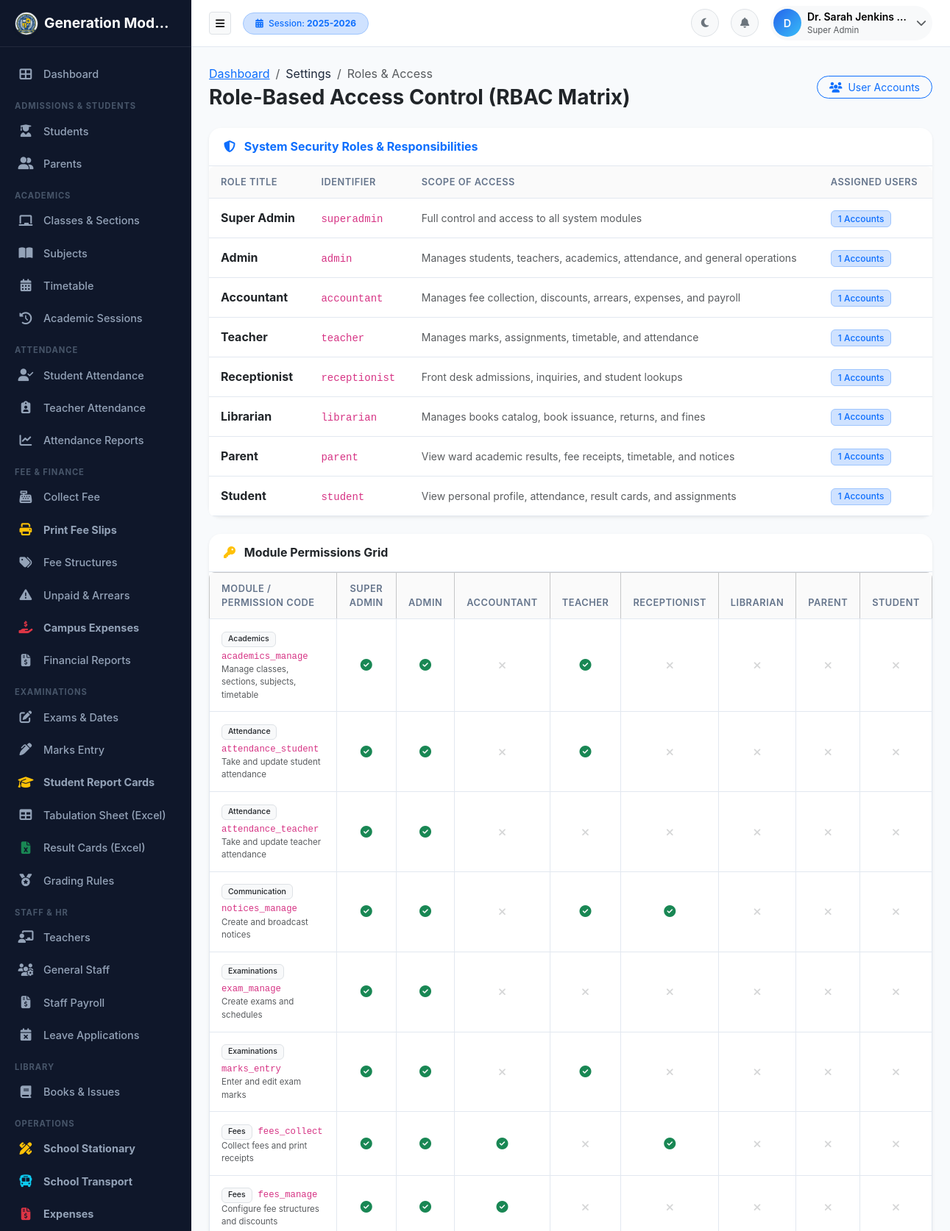
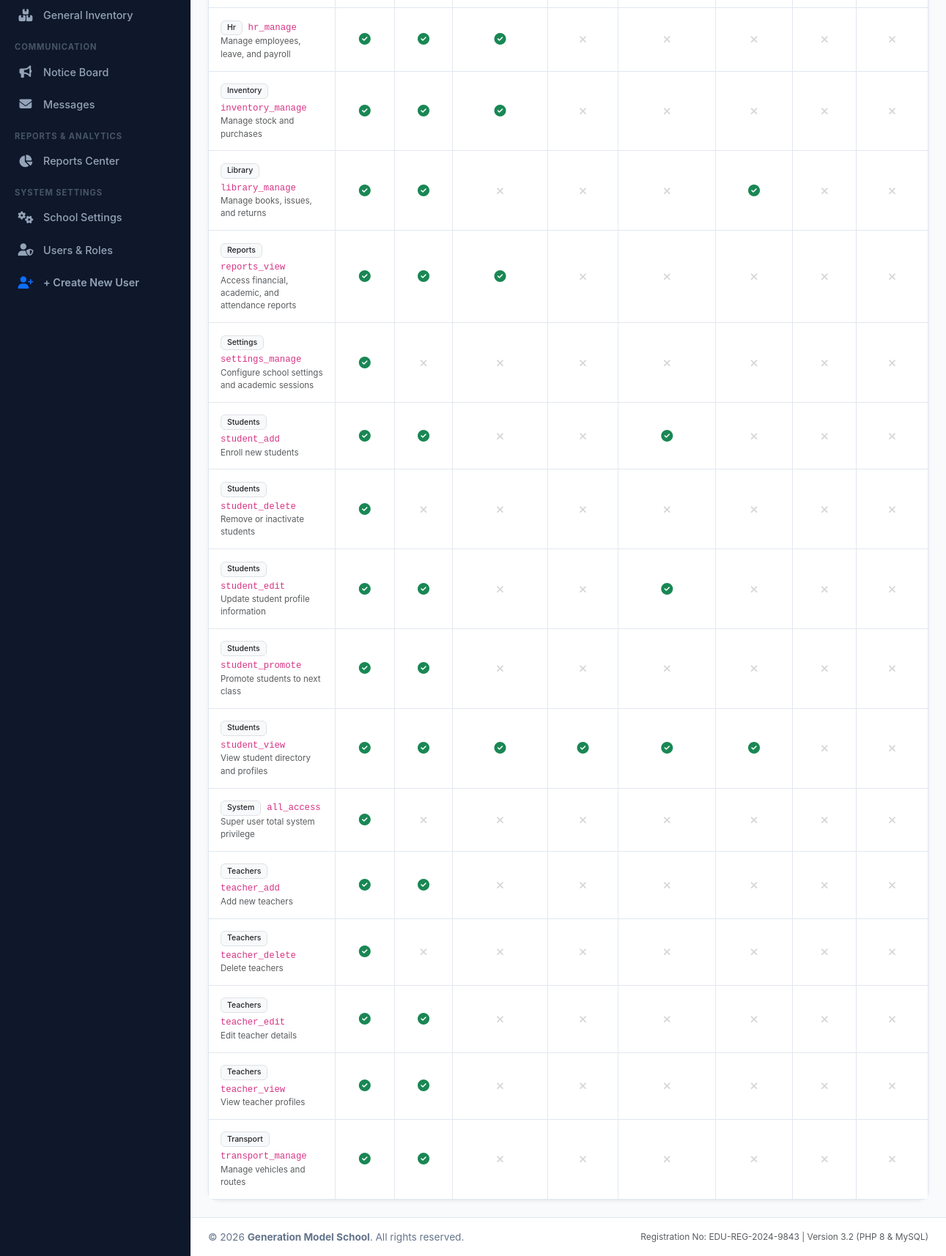
Page /admin/roles.php (signed in) on the committed database (2 pictures, top to bottom).
### tables this page shows
CREATE TABLE academic_sessions (
    id INT AUTO_INCREMENT PRIMARY KEY,
    session_name VARCHAR(50) NOT NULL UNIQUE,
    start_date DATE NOT NULL,
    end_date DATE NOT NULL,
    is_current TINYINT(1) DEFAULT 0,
    status ENUM('active', 'inactive', 'archived') DEFAULT 'active',
    created_at TIMESTAMP DEFAULT CURRENT_TIMESTAMP
);

CREATE TABLE roles (
    id INT AUTO_INCREMENT PRIMARY KEY,
    name VARCHAR(50) NOT NULL UNIQUE,
    display_name VARCHAR(100) NOT NULL,
    description TEXT NULL,
    created_at TIMESTAMP DEFAULT CURRENT_TIMESTAMP
);

CREATE TABLE permissions (
    id INT AUTO_INCREMENT PRIMARY KEY,
    module VARCHAR(50) NOT NULL,
    code VARCHAR(100) NOT NULL UNIQUE,
    description VARCHAR(255) NULL,
    created_at TIMESTAMP DEFAULT CURRENT_TIMESTAMP,
    INDEX idx_perm_module (module)
);

### includes/functions.php (called while the page is built, shortened)
<?php
require_once __DIR__ . '/../config/config.php';
function getActiveSession() {
    global $pdo;
    $stmt = $pdo->query("SELECT * FROM academic_sessions WHERE is_current = 1 LIMIT 1");
    $activeSession = $stmt->fetch();
    return $activeSession;
}

### config/config.php (called while the page is built, shortened)
<?php
function e($string) {
    return htmlspecialchars((string)($string ?? ''), ENT_QUOTES, 'UTF-8');
}

### includes/auth.php (called while the page is built, shortened)
<?php
require_once __DIR__ . '/../config/config.php';
function isLoggedIn() {
    return isset($_SESSION['user_id']) && !empty($_SESSION['user_id']);
}
function getCurrentUser() {
    if (isset($_SESSION['user_data'])) {
        return $_SESSION['user_data'];
    }
    return null;
}

### admin/roles.php (the view, shortened to what this page needs)
<?php
require_once __DIR__ . '/../config/config.php';
require_once __DIR__ . '/../includes/auth.php';
require_once __DIR__ . '/../includes/permissions.php';
require_once __DIR__ . '/../includes/functions.php';
$roles = $pdo->query("SELECT * FROM roles ORDER BY id ASC")->fetchAll();
$permissions = $pdo->query("SELECT * FROM permissions ORDER BY module ASC, code ASC")->fetchAll();
$rolePermMap = [];
$stmt = $pdo->query("SELECT role_id, permission_id FROM role_permissions");
while ($r = $stmt->fetch()) {
    $rolePermMap[$r['role_id']][] = $r['permission_id'];
}
require_once __DIR__ . '/../includes/header.php';
?>
<div class="d-flex flex-column flex-md-row justify-content-between align-items-md-center mb-4 gap-3">
    <div>
        <nav aria-label="breadcrumb">
            <ol class="breadcrumb mb-1">
                <li class="breadcrumb-item"><a href="<?= BASE_PATH ?>/dashboard.php">Dashboard</a></li>
                <li class="breadcrumb-item">Settings</li>
                <li class="breadcrumb-item active">Roles & Access</li>
            </ol>
        </nav>
        <h3 class="fw-bold text-dark mb-0">Role-Based Access Control (RBAC Matrix)</h3>
    </div>
    <a href="<?= BASE_PATH ?>/admin/users.php" class="btn btn-outline-primary btn-sm rounded-pill px-3">
        <i class="fas fa-users me-1"></i> User Accounts
    </a>
</div>
<div class="card border-0 shadow-sm rounded-4 mb-4">
    <div class="card-header bg-transparent py-3">
        <h6 class="fw-bold text-primary mb-0"><i class="fas fa-shield-alt me-2"></i> System Security Roles & Responsibilities</h6>
    </div>
    <div class="card-body p-0">
        <div class="table-responsive">
            <table class="table table-hover align-middle mb-0">
                <thead class="table-light">
                    <tr>
                        <th>Role Title</th>
                        <th>Identifier</th>
                        <th>Scope of Access</th>
                        <th>Assigned Users</th>
                    </tr>
                </thead>
                <tbody>
                    <?php foreach ($roles as $r):
                        $uCount = (int)$pdo->query("SELECT COUNT(*) FROM users WHERE role_id = {$r['id']}")->fetchColumn();
                    ?>
                        <tr>
                            <td><strong class="text-dark"><?= e($r['display_name']) ?></strong></td>
                            <td><code><?= e($r['name']) ?></code></td>
                            <td class="text-muted small"><?= e($r['description']) ?></td>
                            <td><span class="badge bg-primary-subtle text-primary border border-primary-subtle"><?= $uCount ?> Accounts</span></td>
                        </tr>
                    <?php endforeach; ?>
                </tbody>
            </table>
        </div>
    </div>
</div>
<div class="card border-0 shadow-sm rounded-4">
    <div class="card-header bg-transparent py-3">
        <h6 class="fw-bold text-dark mb-0"><i class="fas fa-key me-2 text-warning"></i> Module Permissions Grid</h6>
    </div>
    <div class="card-body p-0">
        <div class="table-responsive">
            <table class="table table-bordered table-hover align-middle mb-0 small text-center">
                <thead class="table-light">
                    <tr>
                        <th class="text-start">Module / Permission Code</th>
                        <?php foreach ($roles as $r): ?>
                            <th><?= e($r['display_name']) ?></th>
                        <?php endforeach; ?>
                    </tr>
                </thead>
                <tbody>
                    <?php foreach ($permissions as $p): ?>
                        <tr>
                            <td class="text-start">
                                <span class="badge bg-light text-dark border me-1"><?= ucfirst($p['module']) ?></span>
                                <code><?= e($p['code']) ?></code>
                                <div class="text-muted" style="font-size: 0.72rem;"><?= e($p['description']) ?></div>
                            </td>
                            <?php foreach ($roles as $r):
                                $has = ($r['id'] == 1) || in_array($p['id'], $rolePermMap[$r['id']] ?? []);
                            ?>
                                <td>
                                    <?php if ($has): ?>
                                        <i class="fas fa-check-circle text-success fs-6"></i>
                                    <?php else: ?>
                                        <i class="fas fa-times text-muted opacity-25"></i>
                                    <?php endif; ?>
                                </td>
                            <?php endforeach; ?>
                        </tr>
                    <?php endforeach; ?>
                </tbody>
            </table>
        </div>
    </div>
</div>
<?php require_once __DIR__ . '/../includes/footer.php'; ?>

### includes/navbar.php (shortened to what this page needs)
<header class="app-navbar">
    <div class="d-flex align-items-center">
        <button type="button" class="btn btn-light border btn-sm me-3" id="sidebarToggle" aria-label="Toggle Sidebar">
            <i class="fas fa-bars"></i>
        </button>
        <div class="d-none d-md-block">
            <span class="badge bg-primary-subtle text-primary border border-primary-subtle px-3 py-2 rounded-pill">
                <i class="fas fa-calendar-alt me-1"></i> Session: <strong><?= e($activeSession['session_name'] ?? '2025-2026') ?></strong>
            </span>
        </div>
    </div>
    <div class="nav-actions">
        <button class="btn btn-light border btn-sm rounded-circle d-flex align-items-center justify-content-center" id="themeToggleBtn" style="width: 38px; height: 38px;" title="Toggle Dark/Light Mode">
            <i class="fas fa-moon text-secondary"></i>
        </button>
        <div class="dropdown">
            <button class="btn btn-light border btn-sm rounded-circle position-relative d-flex align-items-center justify-content-center" style="width: 38px; height: 38px;" id="notificationsDropdown" data-bs-toggle="dropdown" aria-expanded="false">
                <i class="fas fa-bell text-secondary"></i>
            </button>
        </div>
        <div class="dropdown">
            <button class="btn btn-light border-0 p-1 d-flex align-items-center rounded-pill" id="userMenuDropdown" data-bs-toggle="dropdown" aria-expanded="false">
                <div class="avatar-initials me-2">
                    <?= strtoupper(substr($currentUser['full_name'] ?? 'U', 0, 1)) ?>
                </div>
                <div class="text-start d-none d-lg-block me-2">
                    <div class="fw-semibold small text-truncate" style="max-width: 140px;"><?= e($currentUser['full_name'] ?? 'User') ?></div>
                    <div class="text-muted" style="font-size: 0.72rem;"><?= e($currentUser['role_display'] ?? 'Staff') ?></div>
                </div>
                <i class="fas fa-chevron-down text-muted small me-1"></i>
            </button>
        </div>
    </div>
</header>

### assets/css/style.css (style rules this page uses)
:root { --primary-color: #2563eb; --primary-hover: #1d4ed8; --secondary-color: #475569; --success-color: #10b981; --danger-color: #ef4444; --warning-color: #f59e0b; --info-color: #06b6d4; --bg-main: #f8fafc; --bg-card: #ffffff; --bg-sidebar: #0f172a; --sidebar-text: #94a3b8; --sidebar-active: #ffffff; --sidebar-active-bg: #1e293b; --text-main: #1e293b; --text-muted: #64748b; --border-color: #e2e8f0; --topbar-height: 64px; --sidebar-width: 260px; --sidebar-collapsed-width: 70px; --transition-speed: 0.25s; }
body { font-family: -apple-system, BlinkMacSystemFont, "Segoe UI", Roboto, "Helvetica Neue", Arial, sans-serif; background-color: var(--bg-main); color: var(--text-main); margin: 0; padding: 0; overflow-x: hidden; transition: background-color var(--transition-speed), color var(--transition-speed); }
.app-navbar { height: var(--topbar-height); background-color: var(--bg-card); border-bottom: 1px solid var(--border-color); display: flex; align-items: center; justify-content: space-between; padding: 0 1.5rem; position: sticky; top: 0; z-index: 1030; transition: background-color var(--transition-speed), border-color var(--transition-speed); }
.nav-actions { display: flex; align-items: center; gap: 1rem; }
.card { background-color: var(--bg-card); border: 1px solid var(--border-color); border-radius: 0.75rem; box-shadow: 0 1px 3px 0 rgba(0, 0, 0, 0.05); transition: background-color var(--transition-speed), border-color var(--transition-speed), box-shadow 0.2s ease; }
.card-header { background: transparent; border-bottom: 1px solid var(--border-color); padding: 1rem 1.25rem; font-weight: 600; display: flex; align-items: center; justify-content: space-between; }
.table { color: var(--text-main); border-color: var(--border-color); margin-bottom: 0; }
.table th { background-color: rgba(0, 0, 0, 0.02); color: var(--text-muted); font-weight: 600; font-size: 0.8rem; text-transform: uppercase; letter-spacing: 0.04em; border-bottom: 1px solid var(--border-color); padding: 0.75rem 1rem; }
.table td { padding: 0.85rem 1rem; vertical-align: middle; border-bottom: 1px solid var(--border-color); }
.table-responsive { border-radius: 0.5rem; }
.badge { font-weight: 500; padding: 0.4em 0.75em; border-radius: 0.375rem; }
.avatar-initials { width: 38px; height: 38px; border-radius: 50%; background: linear-gradient(135deg, #2563eb, #38bdf8); color: #fff; display: inline-flex; align-items: center; justify-content: center; font-weight: 600; font-size: 0.9rem; }

### rows in the picture
academic_sessions: session_name "2025-2026"
roles: display_name "Super Admin", name "superadmin", description "Full control and access to all system modules", id "1", display_name "SUPER ADMIN"
roles: display_name "Admin", name "admin", description "Manages students, teachers, academics, attendance, and general operations", uCount "1", display_name "ADMIN"
roles: display_name "Accountant", name "accountant", description "Manages fee collection, discounts, arrears, expenses, and payroll", uCount "1", display_name "ACCOUNTANT"
roles: display_name "Teacher", name "teacher", description "Manages marks, assignments, timetable, and attendance", uCount "1", display_name "TEACHER"
roles: display_name "Receptionist", name "receptionist", description "Front desk admissions, inquiries, and student lookups", uCount "1", display_name "RECEPTIONIST"
roles: display_name "Librarian", name "librarian", description "Manages books catalog, book issuance, returns, and fines", uCount "1", display_name "LIBRARIAN"
roles: display_name "Parent", name "parent", description "View ward academic results, fee receipts, timetable, and notices", uCount "1", display_name "PARENT"
roles: display_name "Student", name "student", description "View personal profile, attendance, result cards, and assignments", uCount "1", display_name "STUDENT"
permissions: module "Academics", code "academics_manage", description "Manage classes, sections, subjects, timetable"
permissions: module "Attendance", code "attendance_student", description "Take and update student attendance"
permissions: module "Attendance", code "attendance_teacher", description "Take and update teacher attendance"
permissions: module "Communication", code "notices_manage", description "Create and broadcast notices"
permissions: module "Examinations", code "exam_manage", description "Create exams and schedules"
permissions: module "Examinations", code "marks_entry", description "Enter and edit exam marks"
permissions: module "Fees", code "fees_collect", description "Collect fees and print receipts"
permissions: module "Fees", code "fees_manage", description "Configure fee structures and discounts"
permissions: module "Hr", code "hr_manage", description "Manage employees, leave, and payroll"
permissions: module "Inventory", code "inventory_manage", description "Manage stock and purchases"
permissions: module "Library", code "library_manage", description "Manage books, issues, and returns"
permissions: module "Reports", code "reports_view", description "Access financial, academic, and attendance reports"
permissions: module "Settings", code "settings_manage", description "Configure school settings and academic sessions"
permissions: module "Students", code "student_add", description "Enroll new students"
permissions: module "Students", code "student_delete", description "Remove or inactivate students"
permissions: module "Students", code "student_edit", description "Update student profile information"
permissions: module "Students", code "student_promote", description "Promote students to next class"
permissions: module "Students", code "student_view", description "View student directory and profiles"
permissions: module "System", code "all_access", description "Super user total system privilege"
permissions: module "Teachers", code "teacher_add", description "Add new teachers"
permissions: module "Teachers", code "teacher_delete", description "Delete teachers"
permissions: module "Teachers", code "teacher_edit", description "Edit teacher details"
permissions: module "Teachers", code "teacher_view", description "View teacher profiles"
permissions: module "Transport", code "transport_manage", description "Manage vehicles and routes"

### other values in the picture
getSetting('school_name', 'Generation Model School') "Generation Mod…"
substr($currentUser['full_name'] ?? 'U', 0, 1) "D"
$currentUser['full_name'] "Dr. Sarah Jenkins…"
getSetting('school_name', 'EduManage School Management System') "Generation Model School"
getSetting('registration_no', 'EDU-REG-2024-9843') "EDU-REG-2024-9843"
